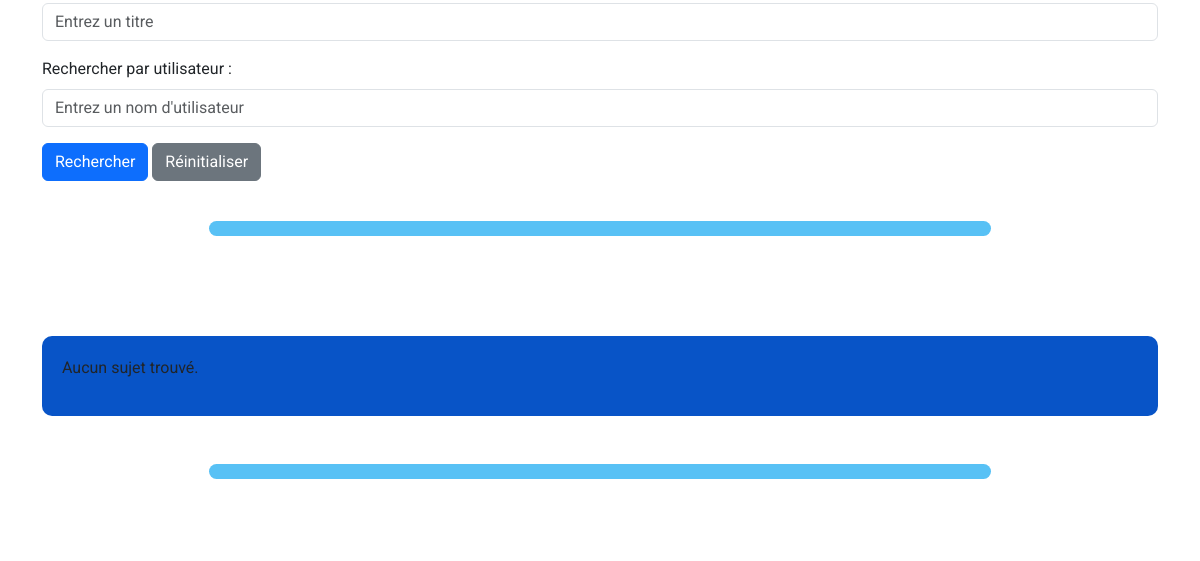
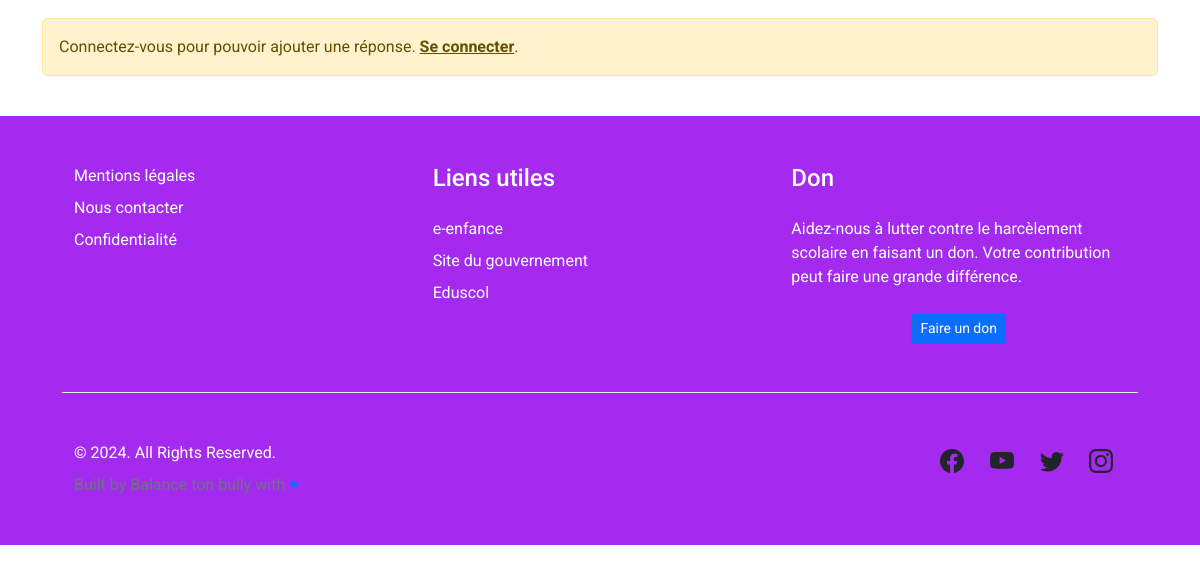
The app's page /pages/accueilForum.php (lower part), older data (2 pictures, top to bottom).
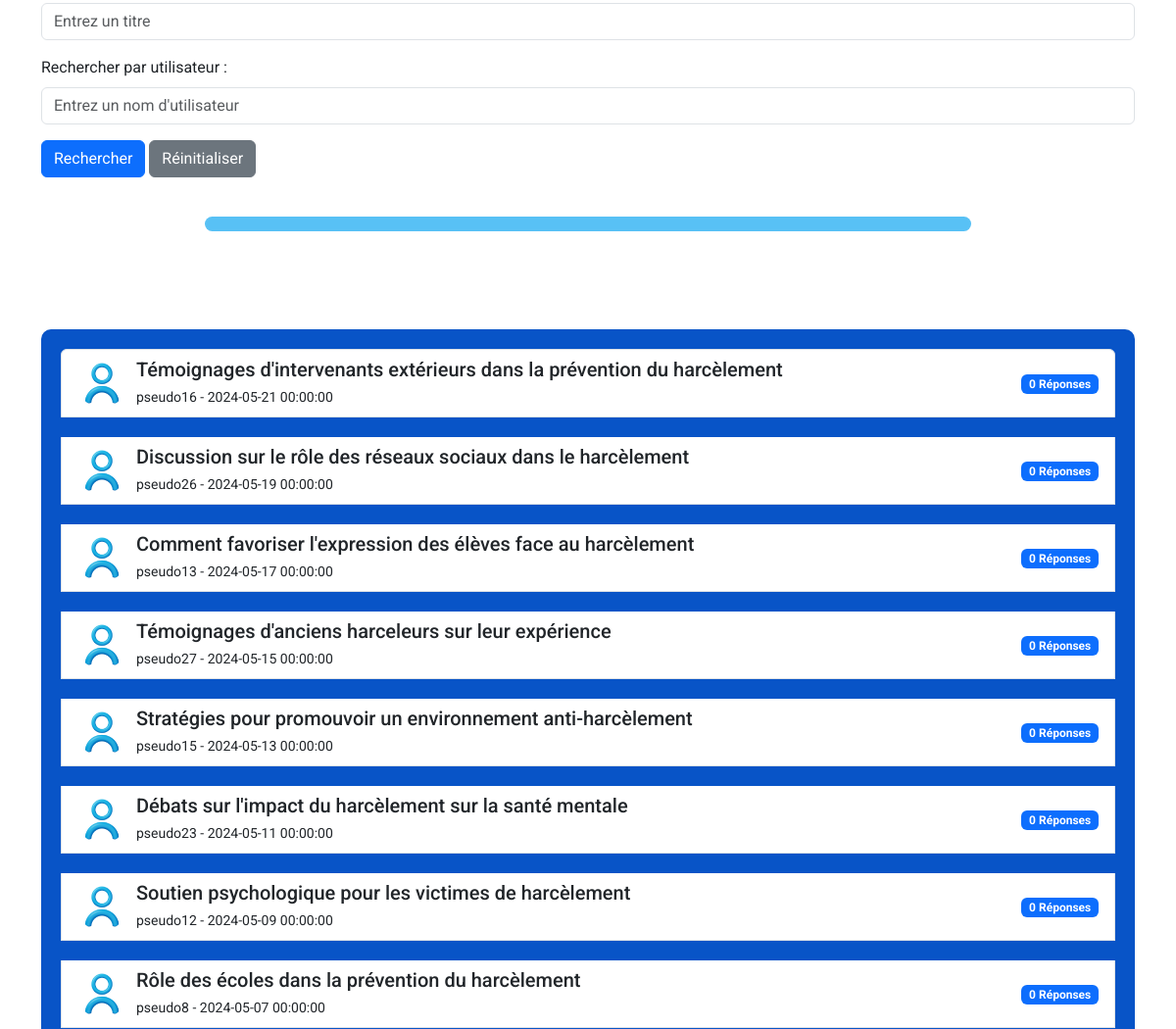
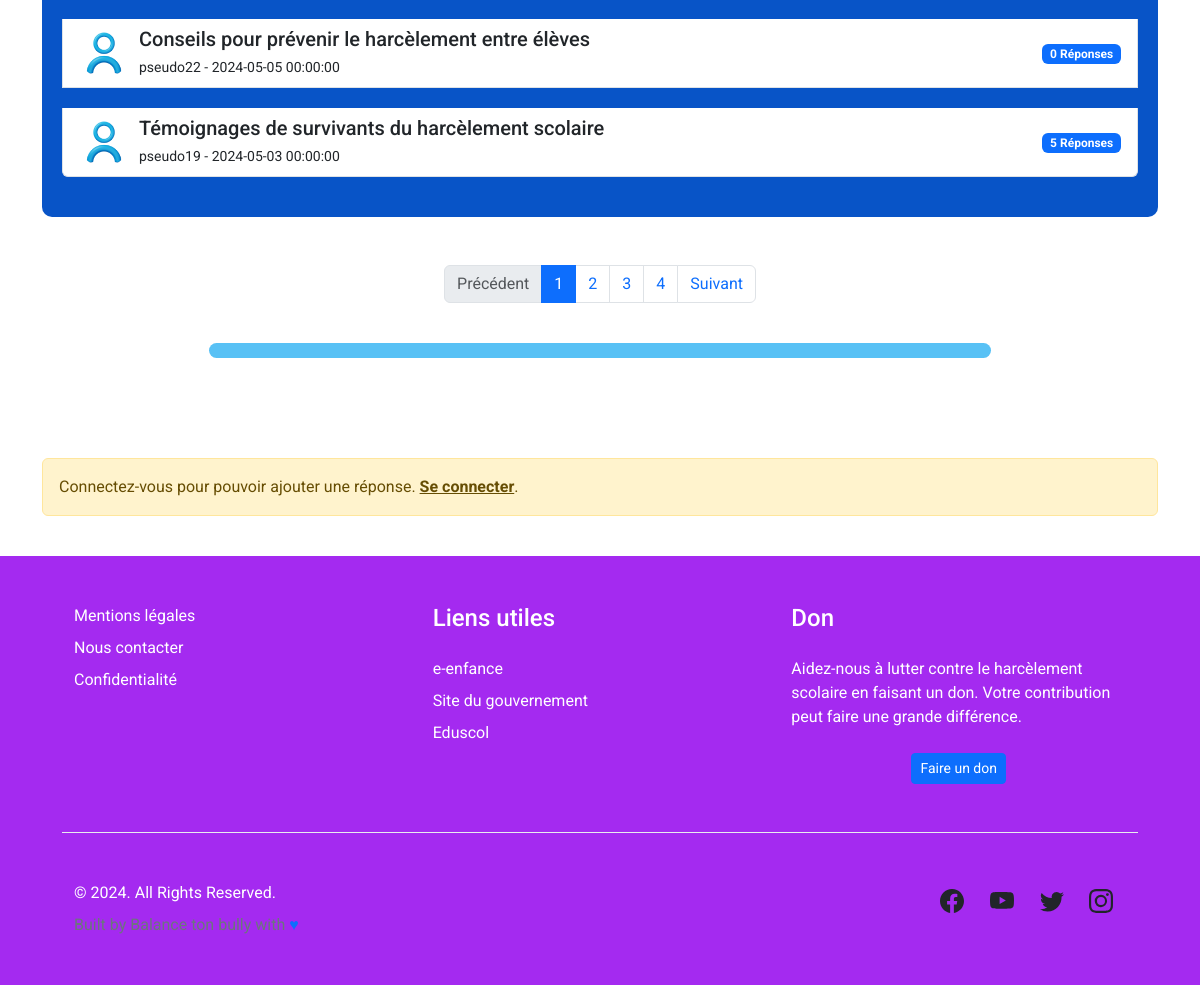
The same page, newer data (2 pictures, top to bottom).
### tables this page shows
CREATE TABLE `sujets_forum` (
    `id` int(11) NOT NULL AUTO_INCREMENT,
    `id_utilisateur` int(11) NOT NULL,
    `titre` varchar(255) NOT NULL,
    `contenu` text NOT NULL,
    `date_creation` datetime NOT NULL,
    `date_mise_a_jour` datetime DEFAULT NULL,
    PRIMARY KEY (`id`),
    FOREIGN KEY (`id_utilisateur`) REFERENCES `utilisateurs` (`id`)
);

CREATE TABLE `utilisateurs` (
    `id` int(11) NOT NULL AUTO_INCREMENT,   
    `firstName` varchar(255) NOT NULL,      
    `name` varchar(255) NOT NULL,           
    `userName` varchar(255) NOT NULL,       
    `mail` varchar(255) NOT NULL,           
    `photo_avatar` varchar(255) DEFAULT '/Balance_ton_bully/assets/avatarProfil.png', 
    `password` varchar(255) NOT NULL,       
    `id_role` int(11) NOT NULL,             
    PRIMARY KEY (`id`)                      
);

### pages/accueilForum.php (the view, shortened to what this page needs)
<?php
function compterSujets($dbh) {
    $countSql = "SELECT COUNT(*) AS total FROM sujets_forum";
    $stmt = $dbh->query($countSql);
    return $stmt->fetch(PDO::FETCH_ASSOC)['total'];
}
function recupererSujets($dbh, $limit, $offset, $searchTitle, $searchUser) {
    $sql = "SELECT sujets_forum.*, COUNT(reponses_forum.id_reponse) AS nombre_reponses, utilisateurs.userName, utilisateurs.photo_avatar
            FROM sujets_forum
            LEFT JOIN reponses_forum ON sujets_forum.id = reponses_forum.id_sujet
            LEFT JOIN utilisateurs ON sujets_forum.id_utilisateur = utilisateurs.id";
    $sql .= " GROUP BY sujets_forum.id
              ORDER BY sujets_forum.date_creation DESC
              LIMIT :limit OFFSET :offset";
    $stmt = $dbh->prepare($sql);
    $stmt->bindValue(':limit', $limit, PDO::PARAM_INT);
    $stmt->bindValue(':offset', $offset, PDO::PARAM_INT);
    $stmt->execute();
    return $stmt;
}
try {
    $dbh = dbConnexion();
    $limit = 10;
    $page = isset($_GET['page']) ? $_GET['page'] : 1;
    $offset = ($page - 1) * $limit;
    $totalRows = compterSujets($dbh);
    $totalPages = ceil($totalRows / $limit);
    $searchTitle = isset($_GET['searchTitle']) ? trim($_GET['searchTitle']) : '';
    $searchUser = isset($_GET['searchUser']) ? trim($_GET['searchUser']) : '';
    $result = recupererSujets($dbh, $limit, $offset, $searchTitle, $searchUser);
} catch (PDOException $e) {
    echo "Erreur PDO : " . $e->getMessage();
    exit();
}
?>
<!DOCTYPE html>
<html lang="fr">
<head>
    <link href="https://cdn.jsdelivr.net/npm/bootstrap@5.3.3/dist/css/bootstrap.min.css" rel="stylesheet">
    <link href="https://cdn.jsdelivr.net/npm/tailwindcss@2.2.19/dist/tailwind.min.css" rel="stylesheet">
    <link rel="stylesheet" href="../css/style.css">
    <link rel="stylesheet" href="../css/styleForum.css">
</head>
<body>
<?php include('../includes/headerNav.php') ?>
<div class="container mt-5">
    <br>
    <form method="GET" action="">
        <div class="mb-3">
            <input type="text" class="form-control" id="searchTitle" name="searchTitle" placeholder="Entrez un titre">
        </div>
        <div class="mb-3">
            <label for="searchUser" class="form-label">Rechercher par utilisateur :</label>
            <input type="text" class="form-control" id="searchUser" name="searchUser" placeholder="Entrez un nom d'utilisateur">
        </div>
        <div class="mb-3">
            <button type="submit" class="btn btn-primary">Rechercher</button>
            <a href="accueilForum.php" class="btn btn-secondary">Réinitialiser</a>
        </div>
    </form>
    <br>
    <div class="transition"></div>
    <div class="sujets-container">
        <div class="list-group">
            <?php if ($result->rowCount() > 0) : ?>
                <?php while($row = $result->fetch(PDO::FETCH_ASSOC)) : ?>
                    <a href="sujet.php?id=<?php echo $row['id']; ?>" class="list-group-item sujet">
                        <div class="d-flex align-items-center">
                            <img src="<?php echo $row['photo_avatar']; ?>" alt="Avatar" class="avatar mr-3">
                            <div>
                                <h5 class="mb-1"><?php echo $row['titre']; ?></h5>
                                <small><?php echo $row['userName']; ?> - <?php echo $row['date_creation']; ?> </small>
                            </div>
                            <div class="nombre-reponses">
                                <span class="badge bg-primary"><?php echo $row['nombre_reponses']; ?> Réponses</span>
                            </div>
                        </div>
                    </a>
                <?php endwhile; ?>
            <?php else : ?>
                <p>Aucun sujet trouvé.</p>
            <?php endif; ?>
        </div>
    </div>
    <br>
    <?php if ($totalPages > 1) : ?>
        <nav aria-label="Pagination" class="mt-4">
            <ul class="pagination justify-content-center">
                <li class="page-item <?php echo $page <= 1 ? 'disabled' : ''; ?>">
                    <a class="page-link" href="?page=<?php echo $page - 1; ?>" tabindex="-1">Précédent</a>
                </li>
                <?php for ($i = 1; $i <= $totalPages; $i++) : ?>
                    <?php
                    $pageDelta = 2;
                    if ($i >= $page - $pageDelta && $i <= $page + $pageDelta) :
                        ?>
                        <li class="page-item <?php echo $page == $i ? 'active' : ''; ?>">
                            <a class="page-link" href="?page=<?php echo $i; ?>"><?php echo $i; ?></a>
                        </li>
                    <?php elseif ($i == 1 || $i == $totalPages) : ?>
                        <li class="page-item">
                            <a class="page-link" href="?page=<?php echo $i; ?>"><?php echo $i; ?></a>
                        </li>
                    <?php endif; ?>
                <?php endfor; ?>
                <li class="page-item <?php echo $page >= $totalPages ? 'disabled' : ''; ?>">
                    <a class="page-link" href="?page=<?php echo $page + 1; ?>">Suivant</a>
                </li>
            </ul>
        </nav>
    <?php endif; ?>
    <br>
    <div class="transition"></div>
</div>
<?php
if(isset($_SESSION['nickName'])) :
    ?>
    <div class="container mt-5">
        <div class="card">
            <div class="card-header">
                Créer un nouveau sujet
            </div>
            <div class="card-body">
                <form method="post" action="../pages/ajouterSujet.php">
                    <div class="form-group">
                        <label for="titre">Titre du sujet</label>
                        <input type="text" class="form-control" id="titre" name="titre" required>
                    </div>
                    <div class="form-group">
                        <label for="contenu">Contenu du sujet</label>
                        <textarea class="form-control" id="contenu" name="contenu" rows="5" required></textarea>
                    </div>
                    <button type="submit" class="btn btn-primary">Créer</button>
                </form>
            </div>
        </div>
    </div>
<?php else : ?>
    <div class="container mt-5">
        <div class="alert alert-warning" role="alert">
            Connectez-vous pour pouvoir ajouter une réponse. <a href="../php/connexion.php" class="alert-link">Se connecter</a>.
        </div>
    </div>
<?php endif; ?>
<?php include('../includes/footer.php') ?>
</body>
</html>

### includes/headerNav.php (shortened to what this page needs)
<!DOCTYPE html>
<html lang="fr">
<head>
    <link href="../css/style.css" rel="stylesheet">
    <link href="https://cdn.jsdelivr.net/npm/bootstrap@5.3.3/dist/css/bootstrap.min.css" rel="stylesheet">
    <link href="https://cdn.jsdelivr.net/npm/bootstrap-icons@1.8.1/font/bootstrap-icons.css" rel="stylesheet">
    <link href="../css/style.css" rel="stylesheet">
</head>
<body>
</body>
</html>

### includes/footer.php (shortened to what this page needs)
<link rel="stylesheet" href="../css/style.css">
<footer class="footer py-3 py-xl-8">
    <div class="container-fluid p-0 mt-2 rounded">
        <div class="container-fluid bg-light">
            <div class="row justify-content-center">
                <div class="col-12 col-md-11">
                    <section class="py-4 py-md-5 py-xl-8">
                        <div class="container-fluid overflow-hidden">
                            <div class="row gy-4 gy-lg-0 justify-content-xl-between">
                                <div class="col-12 col-md-4 col-lg-3 col-xl-2">
                                    <div class="widget">
                                        <ul class="list-unstyled">
                                            <li class="mb-2">
                                                <a href="../pages/mentionlegales.php" class="text-decoration-none">Mentions légales</a>
                                            </li>
                                            <li class="mb-2">
                                                <a href="../pages/contact.php" class="text-decoration-none">Nous contacter</a>
                                            </li>
                                            <li class="mb-2">
                                                <a href="#!" class="text-decoration-none">Confidentialité</a>
                                            </li>
                                        </ul>
                                    </div>
                                </div>
                                <div class="col-12 col-md-4 col-lg-3 col-xl-2">
                                    <div class="widget">
                                        <h4 class="widget-title mb-4">Liens utiles</h4>
                                        <ul class="list-unstyled">
                                            <li class="mb-2">
                                                <a href="#!" class="text-decoration-none">e-enfance</a>
                                            </li>
                                            <li class="mb-2">
                                                <a href="#!" class="text-decoration-none">Site du gouvernement</a>
                                            </li>
                                            <li class="mb-2">
                                                <a href="#!" class="text-decoration-none">Eduscol</a>
                                            </li>
                                        </ul>
                                    </div>
                                </div>
                                <div class="col-12 col-lg-3 col-xl-4">
                                    <div class="widget">
                                        <h4 class="widget-title mb-4">Don</h4>
                                        <p class="mb-4">Aidez-nous à lutter contre le harcèlement scolaire en faisant un don. Votre contribution peut faire une grande différence.</p>
                                        <div class="d-grid justify-content-center" style="max-width: 200px; margin: 0 auto;";>
                                            <a href="../pages/dons.php" class="btn btn-primary btn-sm" type="button">Faire un don</a>
                                        </div>
                                    </div>
                                </div>
                            </div>
                        </div>
                    </section>
                    <div class="py-4 py-md-5 py-xl-8 border-top border-light-subtle">
                        <div class="container-fluid overflow-hidden">
                            <div class="row gy-4 gy-md-0">
                                <div class="col-xs-12 col-md-7 order-1 order-md-0">
                                    <div class="copyright text-center text-md-start">
                                        &copy; 2024. All Rights Reserved.
                                    </div>
                                    <div class="credits text-secondary text-center text-md-start mt-2 fs-7">
                                        Built by <a href="https://bootstrapbrain.com/" class="link-secondary text-decoration-none">Balance ton bully</a> with <span class="text-primary">&#9829;</span>
                                    </div>
                                </div>
                                <div class="col-xs-12 col-md-5 order-0 order-md-1">
                                    <ul class="nav justify-content-center justify-content-md-end" style="--bs-nav-link-padding-x: .8rem;">
                                        <li class="nav-item">
                                            <a class="nav-link link-dark" href="#!">
                                            </a>
                                        </li>
                                        <li class="nav-item">
                                            <a class="nav-link link-dark" href="#!">
                                            </a>
                                        </li>
                                        <li class="nav-item">
                                            <a class="nav-link link-dark" href="#!">
                                            </a>
                                        </li>
                                        <li class="nav-item">
                                            <a class="nav-link link-dark" href="#!">
                                            </a>
                                        </li>
                                    </ul>
                                </div>
                            </div>
                        </div>
                    </div>
                </div>
            </div>
        </div>
    </div>
</footer>

### css/style.css (style rules this page uses)
* { font-family: "Roboto"; margin: 0; box-sizing: border-box; padding: 0; }
.transition { display: flex; justify-content: center; align-items: center; height: 15px; margin-left: 15%; margin-right: 15%; background: #58C1F5; border-radius: 13px; margin-bottom: 100px; }
footer div { background-color: #A42AF0; color: white; }
footer div a { color: white; transition: font-size 1.2ms; }

### css/styleForum.css (style rules this page uses)
.avatar { width: 50px; height: 50px; border-radius: 50%; margin-right: 10px; }
.sujet { margin-bottom: 20px; }
.nombre-reponses { margin-left: auto; }
.sujets-container { background-color: #0854C7; padding: 20px; border-radius: 10px; margin-top: 20px; }

Row changes from the older to the newer data that the page shows:
added sujets_forum: id_utilisateur.photo_avatar (picture), titre "Témoignages d'intervenants extérieurs dans la prévention du harcèlement", id_utilisateur.userName "pseudo16", date_creation "2024-05-21 00:00:00", nombre_reponses "0"
added sujets_forum: id_utilisateur.photo_avatar (picture), titre "Discussion sur le rôle des réseaux sociaux dans le harcèlement", id_utilisateur.userName "pseudo26", date_creation "2024-05-19 00:00:00", nombre_reponses "0"
added sujets_forum: id_utilisateur.photo_avatar (picture), titre "Comment favoriser l'expression des élèves face au harcèlement", id_utilisateur.userName "pseudo13", date_creation "2024-05-17 00:00:00", nombre_reponses "0"
added sujets_forum: id_utilisateur.photo_avatar (picture), titre "Témoignages d'anciens harceleurs sur leur expérience", id_utilisateur.userName "pseudo27", date_creation "2024-05-15 00:00:00", nombre_reponses "0"
added sujets_forum: id_utilisateur.photo_avatar (picture), titre "Stratégies pour promouvoir un environnement anti-harcèlement", id_utilisateur.userName "pseudo15", date_creation "2024-05-13 00:00:00", nombre_reponses "0"
added sujets_forum: id_utilisateur.photo_avatar (picture), titre "Débats sur l'impact du harcèlement sur la santé mentale", id_utilisateur.userName "pseudo23", date_creation "2024-05-11 00:00:00", nombre_reponses "0"
added sujets_forum: id_utilisateur.photo_avatar (picture), titre "Soutien psychologique pour les victimes de harcèlement", id_utilisateur.userName "pseudo12", date_creation "2024-05-09 00:00:00", nombre_reponses "0"
added sujets_forum: id_utilisateur.photo_avatar (picture), titre "Rôle des écoles dans la prévention du harcèlement", id_utilisateur.userName "pseudo8", date_creation "2024-05-07 00:00:00", nombre_reponses "0"
added sujets_forum: id_utilisateur.photo_avatar (picture), titre "Conseils pour prévenir le harcèlement entre élèves", id_utilisateur.userName "pseudo22", date_creation "2024-05-05 00:00:00", nombre_reponses "0"
added sujets_forum: id_utilisateur.photo_avatar (picture), titre "Témoignages de survivants du harcèlement scolaire", id_utilisateur.userName "pseudo19", date_creation "2024-05-03 00:00:00", nombre_reponses "5"
Text that changed along with them:
text no longer shown: "Aucun sujet trouvé."
text now shown: "Précédent Suivant"
new list line: "1"
new list line: "2"
new list line: "3"
new list line: "4"
